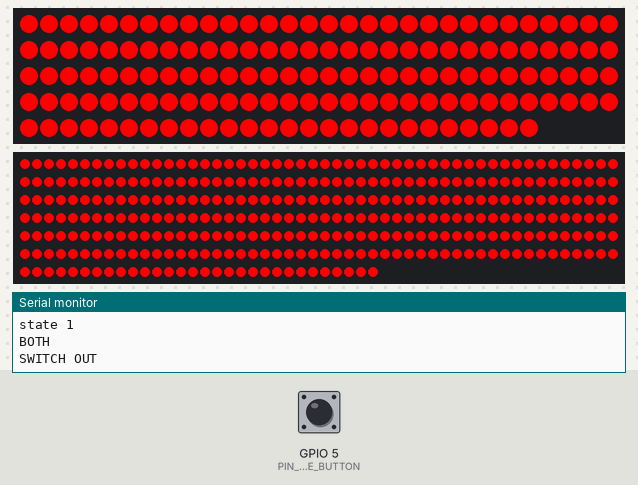
The program below on a simulated ESP8266 (NodeMCU). On the bench: 146 RGB LEDs in strip order, left to right, continuing on the next row, 330 RGB LEDs in strip order, left to right, continuing on the next row, the last lines printed to the serial monitor. The test bench sets the inputs (shaded band); at power-on: GPIO 5 (PIN_COLOR_CHANGE_BUTTON) HIGH. Dim RGB values are drawn brighter than linear; EEPROM starts erased.

Above: at 2.3 s.
2.4 s: GPIO 5 (PIN_COLOR_CHANGE_BUTTON) pulled LOW for 0.15 s
At 3.7 s:
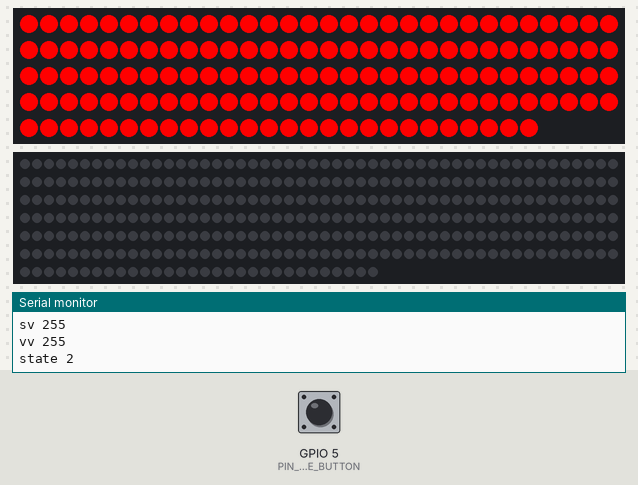
4.0 s: GPIO 5 (PIN_COLOR_CHANGE_BUTTON) pulled LOW for 1 s
At 5.4 s:
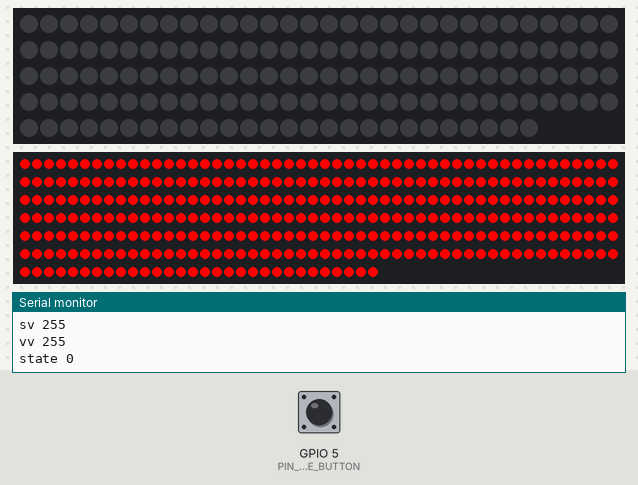
6.5 s: GPIO 5 (PIN_COLOR_CHANGE_BUTTON) pulled LOW for 3.2 s
At 10.8 s:
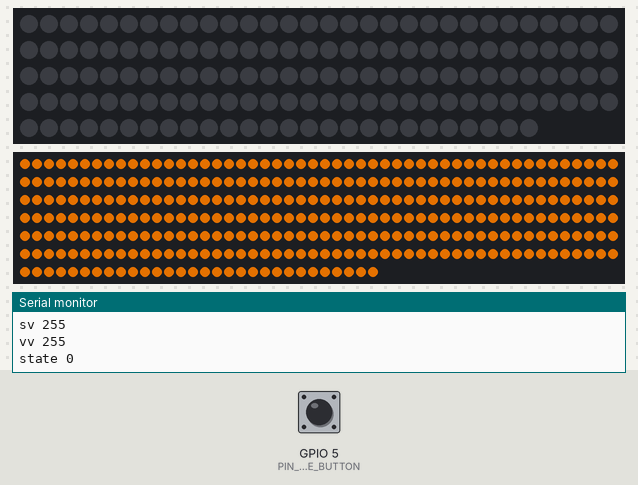
11.2 s: GPIO 5 (PIN_COLOR_CHANGE_BUTTON) pulled LOW for 3.2 s
At 15.4 s:
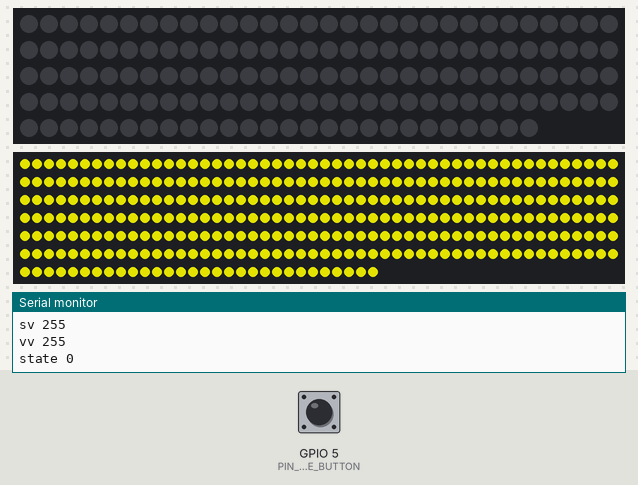
15.9 s: GPIO 5 (PIN_COLOR_CHANGE_BUTTON) pulled LOW for 0.15 s
At 16.6 s:
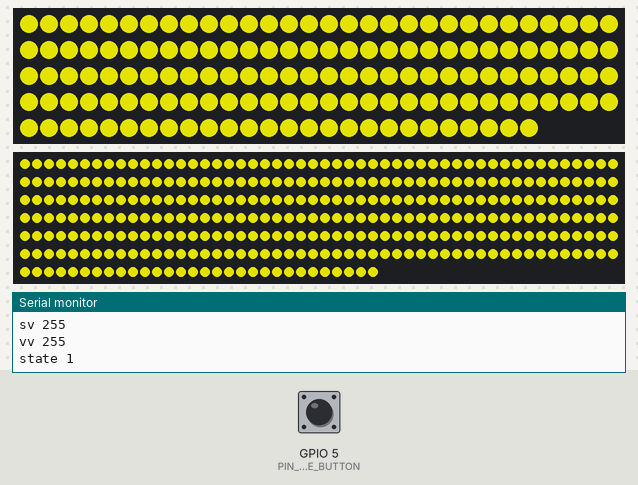
17.5 s: GPIO 5 (PIN_COLOR_CHANGE_BUTTON) pulled LOW for 0.15 s
At 19.1 s:
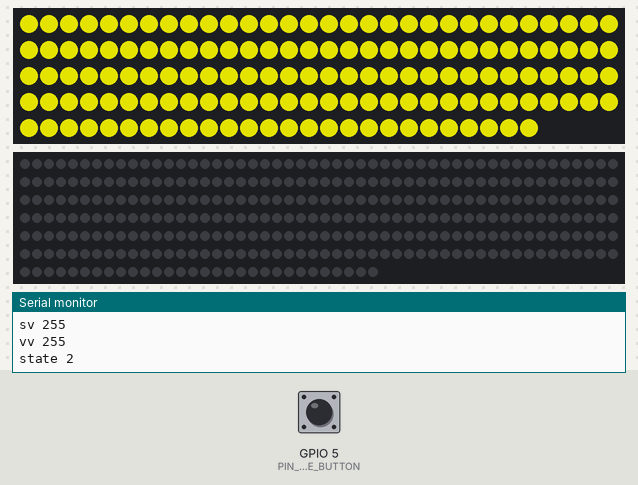
Timing chart, 0 to 20.1 s (numbered marks = the images above; inputs shaded):
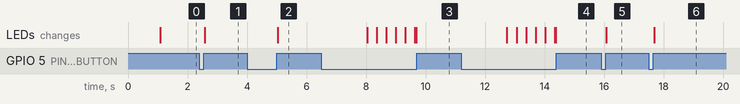

The program:

main.cpp
```cpp
#include <Arduino.h>
#include "wifi_manager.h"
#include "led_controller.h"
#include "web_server.h"
#include "button_handler.h"
#include "eeprom_manager.h"

void setup() {
  Serial.begin(9600);
  delay(1000);

  setupWiFi();
  setupLEDs();
  setupWebServer();
  setupButton();

  EEPROM.begin(512);
  loadFromEEPROM();

  handleState();
}

void loop() {
  handleDNS();
  handleWebServer();
  handleButton();
}
```

button_handler.h
```cpp
#ifndef BUTTON_HANDLER_H
#define BUTTON_HANDLER_H

void setupButton();
void handleButton();

#endif
```

eeprom_manager.h
```cpp
#include <Arduino.h>
#include <EEPROM.h>
#ifndef EEPROM_MANAGER_H
#define EEPROM_MANAGER_H

void saveToEEPROM();
void saveToEEPROM(uint32_t color_mirror, uint32_t color_wall);
void loadFromEEPROM();

#endif
```

led_controller.h
```cpp
#ifndef LED_CONTROLLER_H
#define LED_CONTROLLER_H

#include <FastLED.h>

void setupLEDs();
void handleState();
void colorUpdate();
void setColorToStrip(int strip, uint32_t color);
void fillStrip(CRGB* strip, int numberOfLeds, CRGB color);
void fillStrip(CRGB* strip, int numberOfLeds, CHSV color);
uint32_t CRGBtoUInt32(CRGB color);
CHSV extractColorFromUint32(uint32_t u_color);
CHSV rgb2hsv(CRGB rgb);
CHSV rgb2hsv_approx(const CRGB& rgb);

extern CRGB leds_wall[];
extern CRGB leds_mirror[];
extern uint8_t hue_mirror, saturation_mirror, value_mirror, hue_wall, saturation_wall, value_wall;
extern enum LedState { MIRROR_ONLY, BOTH, WALL_ONLY } state;

#endif
```

web_server.h
```cpp
#ifndef WEB_SERVER_H
#define WEB_SERVER_H

void setupWebServer();
void handleWebServer();
void handleNotFound();

#endif
```

wifi_manager.h
```cpp
#ifndef WIFI_MANAGER_H
#define WIFI_MANAGER_H

#include <ESP8266WiFi.h>
#include <DNSServer.h>

void setupWiFi();
void handleDNS();

extern DNSServer dnsServer;

#endif
```

button_handler.cpp
```cpp
#include "button_handler.h"
#include "led_controller.h"
#include "eeprom_manager.h"
#include <Arduino.h>

#define PIN_COLOR_CHANGE_BUTTON 5
#define LONG_PRESS_TIME 1500
#define TICK_TIME 10

bool colorChangeButtonFlag = false;
bool longPressDetected = false;
unsigned long buttonPushTime = 0;
unsigned long lastTickTime = 0;

void setupButton() {
  pinMode(PIN_COLOR_CHANGE_BUTTON, INPUT_PULLUP);
}

void handleButton() {
  unsigned long currentTime = millis();
  if (currentTime - lastTickTime >= TICK_TIME) {
    if (!digitalRead(PIN_COLOR_CHANGE_BUTTON)) {
      if (!colorChangeButtonFlag) {
        delay(50);
        if(!digitalRead(PIN_COLOR_CHANGE_BUTTON)) {
          colorChangeButtonFlag = true;
          buttonPushTime = currentTime;
        }
      }
      if (currentTime - buttonPushTime >= LONG_PRESS_TIME) {
        longPressDetected = true;
        colorUpdate();
      }
    } else {
      if (colorChangeButtonFlag) {
        colorChangeButtonFlag = false;
        if(longPressDetected) {
          longPressDetected = false;
          saveToEEPROM();
        } else {
          state = static_cast<LedState>((state + 1) % 3);
          handleState();
          saveToEEPROM();
        }
      }
      buttonPushTime = 0;
    }
    lastTickTime = currentTime;
  }
}
```

eeprom_manager.cpp
```cpp
#include "eeprom_manager.h"
#include "led_controller.h"
#include <EEPROM.h>

#define EEPROM_HUE_MIRROR 0
#define EEPROM_SATURATION_MIRROR 1
#define EEPROM_VALUE_MIRROR 2
#define EEPROM_HUE_WALL 3
#define EEPROM_SATURATION_WALL 4
#define EEPROM_VALUE_WALL 5
#define EEPROM_STATE 6
#define EEPROM_INITIALIZED 7
#define EEPROM_INIT_VALUE 41

void saveToEEPROM() {
  EEPROM.write(EEPROM_HUE_MIRROR, hue_mirror);
  EEPROM.write(EEPROM_SATURATION_MIRROR, saturation_mirror);
  EEPROM.write(EEPROM_VALUE_MIRROR, value_mirror);
  EEPROM.write(EEPROM_HUE_WALL, hue_wall);
  EEPROM.write(EEPROM_SATURATION_WALL, saturation_wall);
  EEPROM.write(EEPROM_VALUE_WALL, value_wall);
  EEPROM.write(EEPROM_STATE, static_cast<uint8_t>(state));
  EEPROM.write(EEPROM_INITIALIZED, EEPROM_INIT_VALUE);
  bool saved = EEPROM.commit();
  Serial.print("SAVED: "); Serial.println(saved);
  Serial.print("hm "); Serial.println(hue_mirror);
  Serial.print("sm "); Serial.println(saturation_mirror);
  Serial.print("vm "); Serial.println(value_mirror);
  Serial.print("hv "); Serial.println(hue_wall);
  Serial.print("sv "); Serial.println(saturation_wall);
  Serial.print("vv "); Serial.println(value_wall);
  Serial.print("state "); Serial.println(state);
}

void saveToEEPROM(uint32_t color_mirror, uint32_t color_wall) {
  CHSV colorMirror = extractColorFromUint32(color_mirror);
  CHSV colorWall = extractColorFromUint32(color_wall);

  hue_mirror = colorMirror.hue;
  saturation_mirror = colorMirror.saturation;
  value_mirror = colorMirror.value;

  hue_wall = colorWall.hue;
  saturation_wall = colorWall.saturation;
  value_wall = colorWall.value;

  saveToEEPROM();
}

void loadFromEEPROM() {
  Serial.println("LOAD");
  if (EEPROM.read(EEPROM_INITIALIZED) != EEPROM_INIT_VALUE) {
    Serial.println("INIT");
    hue_mirror = 0;
    saturation_mirror = 255;
    value_mirror = 255;
    hue_wall = 0;
    saturation_wall = 255;
    value_wall = 255;
    state = BOTH;
    saveToEEPROM();
  } else {
    Serial.println("SUCCESS");
    hue_mirror = EEPROM.read(EEPROM_HUE_MIRROR);
    saturation_mirror = EEPROM.read(EEPROM_SATURATION_MIRROR);
    value_mirror = EEPROM.read(EEPROM_VALUE_MIRROR);
    hue_wall = EEPROM.read(EEPROM_HUE_WALL);
    saturation_wall = EEPROM.read(EEPROM_SATURATION_WALL);
    value_wall = EEPROM.read(EEPROM_VALUE_WALL);
    state = static_cast<LedState>(EEPROM.read(EEPROM_STATE));

    Serial.print("hue_mirror "); Serial.println(hue_mirror);
    Serial.print("saturation_mirror "); Serial.println(saturation_mirror);
    Serial.print("value_mirror "); Serial.println(value_mirror);
    Serial.print("hue_wall "); Serial.println(hue_wall);
    Serial.print("saturation_wall "); Serial.println(saturation_wall);
    Serial.print("value_wall "); Serial.println(value_wall);
    Serial.print("state "); Serial.println(state);
  }
}
```

led_controller.cpp
```cpp
#include "led_controller.h"
#include "eeprom_manager.h"

#define PIN_WALL 13
#define PIN_MIRROR 14
#define NUM_LEDS_WALL 146
#define NUM_LEDS_MIRROR 330
#define HUE_STEP 1

CRGB leds_wall[NUM_LEDS_WALL];
CRGB leds_mirror[NUM_LEDS_MIRROR];

uint8_t hue_mirror;
uint8_t saturation_mirror;
uint8_t value_mirror;
uint8_t hue_wall;
uint8_t saturation_wall;
uint8_t value_wall;
LedState state;

void setupLEDs() {
  FastLED.addLeds<WS2812B, PIN_WALL, GRB>(leds_wall, NUM_LEDS_WALL);
  FastLED.addLeds<WS2812B, PIN_MIRROR, GRB>(leds_mirror, NUM_LEDS_MIRROR);
  FastLED.clear();
  FastLED.show();
}

void handleState() {
  CHSV color_mirror = CHSV(hue_mirror, saturation_mirror, value_mirror);
  CHSV color_wall = CHSV(hue_wall, saturation_wall, value_wall);
  switch (state) {
    case WALL_ONLY:
      Serial.println("WALL_ONLY");
      fillStrip(leds_wall, NUM_LEDS_WALL, color_mirror);
      fillStrip(leds_mirror, NUM_LEDS_MIRROR, CRGB::Black);
      break;
    case BOTH:
      Serial.println("BOTH");
      fillStrip(leds_wall, NUM_LEDS_WALL, color_mirror);
      fillStrip(leds_mirror, NUM_LEDS_MIRROR, color_wall);
      break;
    case MIRROR_ONLY:
      Serial.println("MIRROR_ONLY");
      fillStrip(leds_wall, NUM_LEDS_WALL, CRGB::Black);
      fillStrip(leds_mirror, NUM_LEDS_MIRROR, color_wall);
      break;
  }
  delay(10);
  Serial.println("SWITCH OUT");
  FastLED.show();
}

void colorUpdate() {
  hue_mirror += HUE_STEP;
  hue_wall += HUE_STEP;
  if (hue_mirror >= 255) {
    hue_mirror = 0;
    saturation_mirror = (saturation_mirror == 255) ? 0 : 255;
  }
  if (hue_wall >= 255) {
    hue_wall = 0;
    saturation_wall = (saturation_wall == 255) ? 0 : 255;
  }
  handleState();
}

void fillStrip(CRGB* strip, int numberOfLeds, CRGB color) {
  CHSV hsv_color = rgb2hsv_approx(color);
  fillStrip(strip, numberOfLeds, hsv_color);
}

void fillStrip(CRGB* strip, int numberOfLeds, CHSV color) {
  for(int i = 0; i < numberOfLeds; i++) {
    strip[i] = color;
  }
  FastLED.show();
}

CHSV rgb2hsv(CRGB rgb) {
  CHSV hsv;
  unsigned char min, max, delta;

  min = rgb.r < rgb.g ? rgb.r : rgb.g;
  min = min < rgb.b ? min : rgb.b;

  max = rgb.r > rgb.g ? rgb.r : rgb.g;
  max = max > rgb.b ? max : rgb.b;

  hsv.v = max;
  delta = max - min;
  if (delta < 1) {
      hsv.s = 0;
      hsv.h = 0; // undefined, maybe nan?
      return hsv;
  }
  if (max > 0) {
      hsv.s = (delta * 255) / max;
  } else {
      // if max is 0, then r = g = b = 0
      hsv.s = 0;
      hsv.h = 0; // undefined, maybe nan?
      return hsv;
  }
  if (rgb.r >= max)
      hsv.h = (rgb.g - rgb.b) * 255 / delta;        // between yellow & magenta
  else if (rgb.g >= max)
      hsv.h = 85 + (rgb.b - rgb.r) * 255 / delta;  // between cyan & yellow
  else
      hsv.h = 171 + (rgb.r - rgb.g) * 255 / delta;  // between magenta & cyan

  return hsv;
}

CHSV rgb2hsv_approx(const CRGB& rgb) {
    // Extract RGB values
    uint8_t r = rgb.r;
    uint8_t g = rgb.g;
    uint8_t b = rgb.b;

    // Find the minimum and maximum values of r, g, b
    uint8_t minVal = min(r, min(g, b));
    uint8_t maxVal = max(r, max(g, b));

    // Calculate the Value (V) component
    uint8_t v = maxVal;

    // Calculate the Saturation (S) component
    uint8_t delta = maxVal - minVal;
    uint8_t s = (maxVal == 0) ? 0 : (255 * delta) / maxVal;

    // Calculate the Hue (H) component
    uint8_t h = 0;

    if (delta > 0) {
        if (maxVal == r) {
            h = 43 * (g - b) / delta;
        } else if (maxVal == g) {
            h = 85 + 43 * (b - r) / delta;
        } else {
            h = 171 + 43 * (r - g) / delta;
        }
    }

    if (h < 0) {
        h += 255; // Ensure hue is within 0-255 range
    }

    // Return the CHSV color
    return CHSV(h, s, v);
}

void setColorToStrip(int strip, uint32_t u_color) {
  CHSV hsv_color = extractColorFromUint32(u_color);
  if (strip == 1) {
    fillStrip(leds_mirror, NUM_LEDS_MIRROR, hsv_color);
  } else if (strip == 2) {
    fillStrip(leds_wall, NUM_LEDS_WALL, hsv_color);
  }

  FastLED.show();
}

CHSV extractColorFromUint32(uint32_t u_color) {
  CRGB extracted = CRGB(u_color >> 16, (u_color >> 8) & 0xFF, u_color & 0xFF);
  CHSV converted = rgb2hsv_approx(extracted);
  return converted;
}

uint32_t CRGBtoUInt32(CRGB color) {
    return ((uint32_t)color.r << 16) | ((uint32_t)color.g << 8) | color.b;
}
```

wifi_manager.cpp
```cpp
#include "wifi_manager.h"

#define APSSID "ESPap"
#define APPSK "thereisnospoon"

const char *ssid = APSSID;
const char *password = APPSK;

DNSServer dnsServer;

void setupWiFi() {
    WiFi.softAP(ssid, password);
    IPAddress myIP = WiFi.softAPIP();
    Serial.print("AP IP address: ");
    Serial.println(myIP);

    dnsServer.start(53, "*", myIP);
}

void handleDNS() {
    dnsServer.processNextRequest();
}
```

Measured:
- after the input at 2.4 s, the LEDs: change after 0.18 s (image 1)
- after the input at 4.0 s, the LEDs: change after 1.0 s (image 2)
- after the input at 15.9 s, the LEDs: change after 0.18 s (image 5)
- after the input at 17.5 s, the LEDs: change after 0.18 s (image 6)
